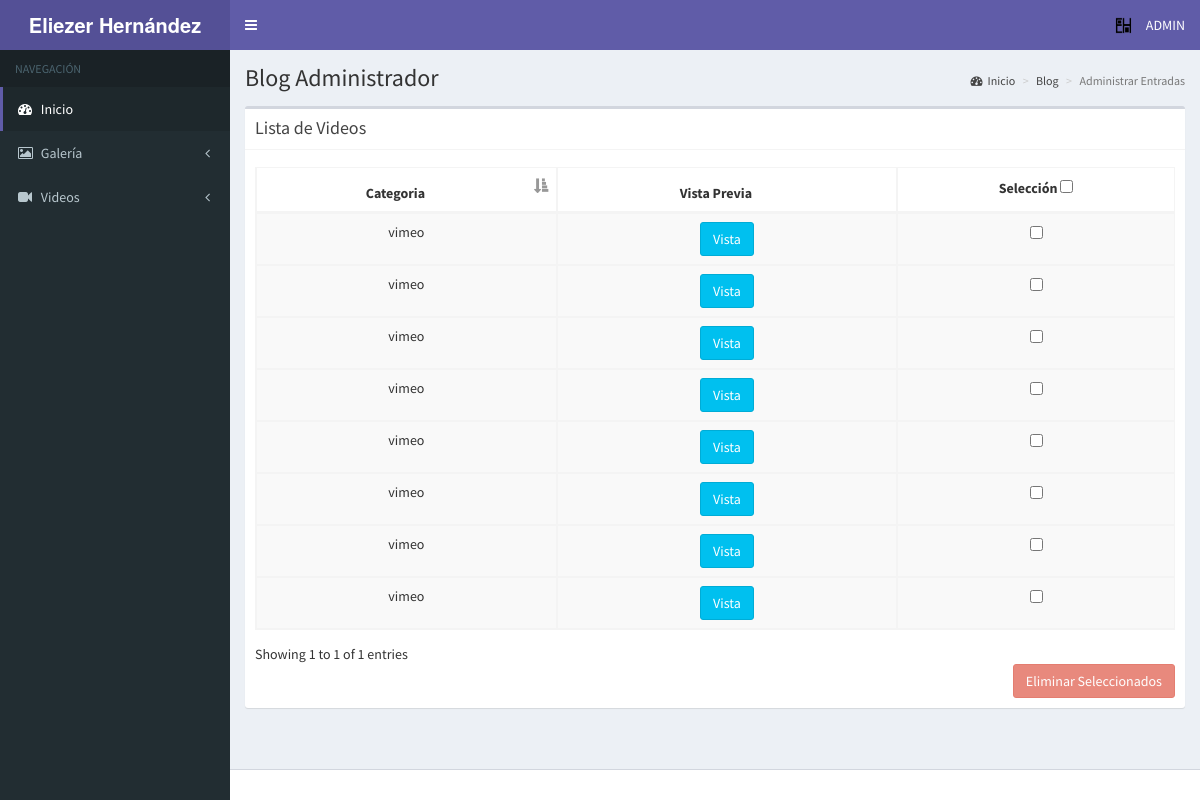
/administrador/video_admin.php (signed in), run on the app's committed database.
### tables this page shows
CREATE TABLE IF NOT EXISTS `videos` (
  `id` int(100) NOT NULL AUTO_INCREMENT,
  `video` varchar(250) NOT NULL,
  `url` varchar(500) NOT NULL,
  `categoria` varchar(50) NOT NULL,
  PRIMARY KEY (`id`)
);

### administrador/video_admin.php (the view, shortened to what this page needs)
<?php
require('../conectardb.php');
?>
<!DOCTYPE html>
<html>
<head>
 <link rel="stylesheet" href="bootstrap/css/bootstrap.min.css">
 <link rel="stylesheet" href="https://cdnjs.cloudflare.com/ajax/libs/font-awesome/4.5.0/css/font-awesome.min.css">
 <link rel="stylesheet" href="https://cdnjs.cloudflare.com/ajax/libs/ionicons/2.0.1/css/ionicons.min.css">
 <link rel="stylesheet" href="plugins/iCheck/all.css">
	<link rel="stylesheet" href="plugins/datatables/dataTables.bootstrap.css">
	<link rel="stylesheet" href="https://cdn.datatables.net/buttons/1.2.4/css/buttons.dataTables.min.css">
	<link rel="stylesheet" href="https://cdn.datatables.net/buttons/1.2.4/css/buttons.bootstrap.min.css">
	<link href="plugins/lightbox/dist/ekko-lightbox.css" rel="stylesheet">
 <link rel="stylesheet" href="dist/css/AdminLTE.min.css">
	 <link rel="stylesheet" href="dist/css/skins/skin-purple.min.css">
</head>
<body class="hold-transition skin-purple sidebar-mini">
<div class="wrapper">
	<?php include("header.php"); ?>
 <div class="content-wrapper">
   <section class="content-header">
     <h1>
     Blog Administrador
     </h1>
     <ol class="breadcrumb">
				<li><a href="index_admin.php"><i class="fa fa-dashboard"></i>Inicio</a></li>
       <li><a href="blog_admin.php">Blog</a></li>
       <li class="active">Administrar Entradas</li>
     </ol>
   </section>
   <section class="content">
     <div class="box">
       <div class="box-header with-border">
         <h3 class="box-title">Lista de Videos</h3>
       </div>
       <div class="box-body">
					<form role="form" action="eliminarimg.php" method="post">
					<table id="vidTable" class="table table-bordered table-striped">
						<thead>
						<tr>
							<th style="text-align:center">Categoria</th>
		          <th style="text-align:center">Vista Previa</th>
		          <th style="text-align:center;padding:8px">Selecci&oacute;n
								<label>
									<input type="checkbox" class="minimal all" >
								</label>
							</th>
						</tr>
						</thead>
						<?php
									$sql = mysqli_query($conn, "SELECT * FROM videos");
									while ($arreglo=mysqli_fetch_assoc($sql))
									{
									 ?>
								<tbody>
									<td align="center">
										<?php echo $arreglo["categoria"]; ?>
									</td>
									<td align="center">
									<?php
									if ($arreglo["categoria"] == "vimeo") {
										 echo "<a href=".$arreglo['url']." data-remote=".$arreglo['url']."  data-toggle=lightbox ><button type='button' class='btn btn-info'>Vista</button></a>";
									} else {
										 echo "<a href=".$arreglo['video']."  data-toggle=lightbox ><button type='button' class='btn btn-info'>Vista</button></a>";
									}
									 ?>
									</td>
									<td align="center">
										<?php
										echo "<input type='checkbox' class='minimal check' name='seleccion[]' value='".$arreglo['id']."'>";
										?>
									</td>
								</tbody>
								<?php
							}
								 ?>
					</table>
					<div class="pull-right">
						<input type="submit" value="Eliminar Seleccionados" class="btn btn-danger disabled" id="delBtn">
					</div>
					</form>
       </div>
     </div>
   </section>
		<?php include("menu_admin.php"); ?>
 </div>
 <footer class="main-footer">
 </footer>
</div>
</body>
</html>

### data on the page
videos: categoria "vimeo"
videos: categoria "vimeo"
videos: categoria "vimeo"
videos: categoria "vimeo"
videos: categoria "vimeo"
videos: categoria "vimeo"
videos: categoria "vimeo"
videos: categoria "vimeo"

### other printed values
$_SESSION['nombre'] "ADMIN"
